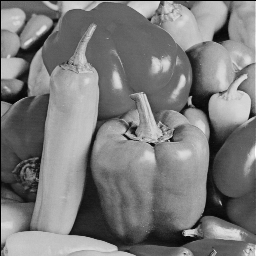
#> input picture pep.png, 256 x 256 px, found by its file name
$ python LatinSqEnc2.py
#> lines starting #> are read from the running program, lines starting #| are printed output that depends on the picture
### RandomKey.py
# FUNCTION: RandomKey
# -- Generates a 256-bit random key (in HEX) using MATLAB RNG
# Output:
#       K = a 256-bit random key in HEX

from numpy import shape,random,array

def dec2hex(string, length):
    hex_string = ''
    if len(hex(string)) < length: hex_string = hex(string)[:2]+'0'*(8-len(hex(string)))+hex(string)[3:]
    else: hex_string = hex(string)
    return hex_string

def RandomKey():
    K = []
    r = []
    sr = ''
    r_ = random.rand(1,256)
    for i in range(256): r.append(round(r_[0][i]))
    for i in range(256): r[i] = str(r[i])[0]
    for i in range(1,9):
        K.append(dec2hex(int(sr.join(r[((i-1)*32):i*32]),2),8))
#> further down, P is the input picture: shape (256, 256); min 0, max 254, mean 123.1
    return array(K)
RandomKey = RandomKey()
#print(shape(RandomKey))

### LatinSqEnc2.py
from numpy import *
from operator import xor
import LatinSq_Whitening, LatinSq_Permutation, LatinSq_Substitution, KeyedLatin
from RandomKey import RandomKey
from skimage import io

def bitget(x,y):
    bit = int(bin(x[0][y])[2:])
    return bit

def LatinSqEnc2(P,K=None):
    #Generate a random key
    if K == None:
        K_ = None
        K = RandomKey
        opt = 'NPE'

    #Probabilistic encryption
    #Generate a random 256x256 Latin
    M_ = random.rand(shape(P)[0],shape(P)[1])
    M = [[] for i in range(256)]
    for x in range(256):
        for y in range(256): M[x].append(int(round(M_[x][y])))
    M = array(M)

    #Random masking
    B = bitget(P,1)
#> in bitget, `bit = int(bin(x[0][y])[2:])`: bit = 0
#> B = 0
    X = xor(B,M)
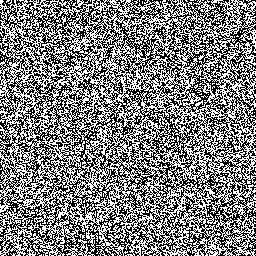
#> X: shape (256, 256) int64; values 0 (black) and 1 (white), 49.9% white in thin lines or dots
    PP = P-B+X
    #Generate 8-keyed Latin squares
#> (the run stopped early here; a loop or call above may not have finished)

$ run again, with latinEnc_LogisticEnc.png copied over pep.png
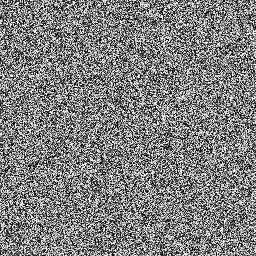
#> input picture latinEnc_LogisticEnc.png, 256 x 256 px, found by its file name
#> P is the input picture: shape (256, 256); min 0, max 255, mean 127.4
#> bit = 11001
#> in LatinSqEnc2, `X = xor(B,M)`:
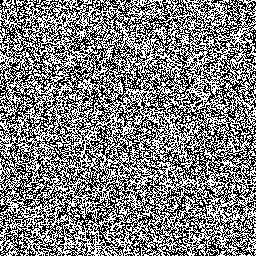
#> X: shape (256, 256) int64; values 11000 (black) and 11001 (white), 50.1% white; black in thin lines or dots
